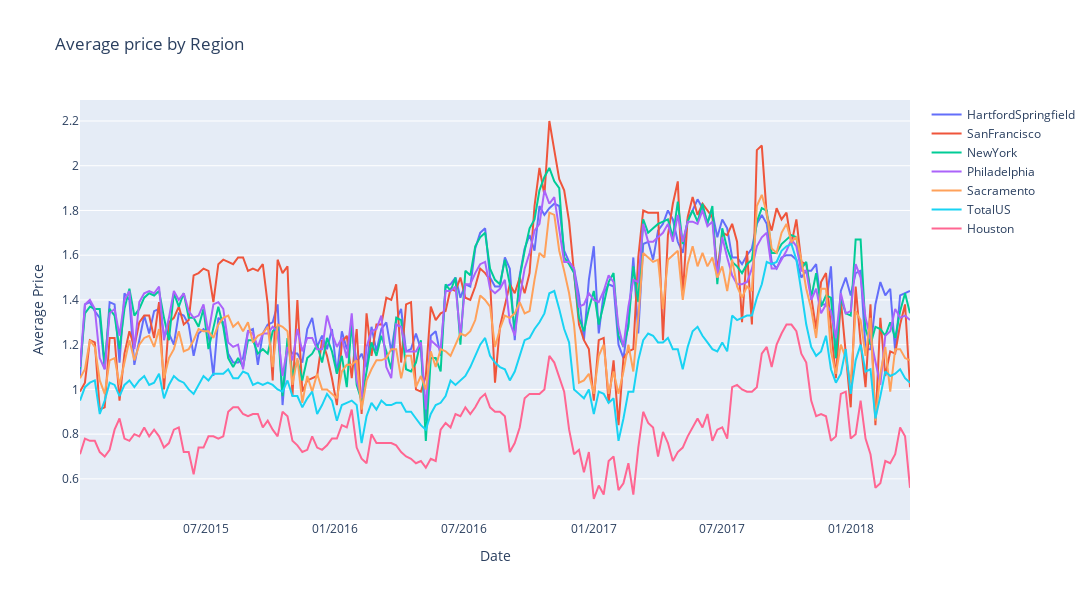

Source (notebook cell):
### Code cell
fig = go.Figure()

for i in combined_avg_price.region.unique():
    fig.add_trace(go.Scatter(
            x=df1[df1.region==i]['Date'],
            y=df1[df1.region==i]['AveragePrice'],
            mode='lines',
            hovertemplate="Price: %{y:.2f}",
            name=i
        ))

fig.update_layout(
    width=1100,
    height=600,
    title='Average price by Region',
    xaxis_title='Date',
    yaxis_title='Average Price',
    hovermode="x",
    xaxis_tickformat='%m/%Y',
    xaxis_showgrid=False
)

fig.show()

### Figure 1 — Plotly figure (JSON) as saved in the notebook; plotly's stock layout.template omitted (floating-point values rounded to 4 significant figures; data arrays with more than 128 entries replaced by an {"elided": "..."} marker saying what was removed)
{"data": [{"hovertemplate": "Price: %{y:.2f}", "mode": "lines", "name": "HartfordSpringfield", "type": "scatter", "x": {"elided": "169 str values"}, "y": {"elided": "169 float values"}}, {"hovertemplate": "Price: %{y:.2f}", "mode": "lines", "name": "SanFrancisco", "type": "scatter", "x": {"elided": "169 str values"}, "y": {"elided": "169 float values"}}, {"hovertemplate": "Price: %{y:.2f}", "mode": "lines", "name": "NewYork", "type": "scatter", "x": {"elided": "169 str values"}, "y": {"elided": "169 float values"}}, {"hovertemplate": "Price: %{y:.2f}", "mode": "lines", "name": "Philadelphia", "type": "scatter", "x": {"elided": "169 str values"}, "y": {"elided": "169 float values"}}, {"hovertemplate": "Price: %{y:.2f}", "mode": "lines", "name": "Sacramento", "type": "scatter", "x": {"elided": "169 str values"}, "y": {"elided": "169 float values"}}, {"hovertemplate": "Price: %{y:.2f}", "mode": "lines", "name": "TotalUS", "type": "scatter", "x": {"elided": "169 str values"}, "y": {"elided": "169 float values"}}, {"hovertemplate": "Price: %{y:.2f}", "mode": "lines", "name": "Houston", "type": "scatter", "x": {"elided": "169 str values"}, "y": {"elided": "169 float values"}}], "layout": {"height": 600, "hovermode": "x", "title": {"text": "Average price by Region"}, "width": 1100, "xaxis": {"showgrid": false, "tickformat": "%m/%Y", "title": {"text": "Date"}}, "yaxis": {"title": {"text": "Average Price"}}}}
